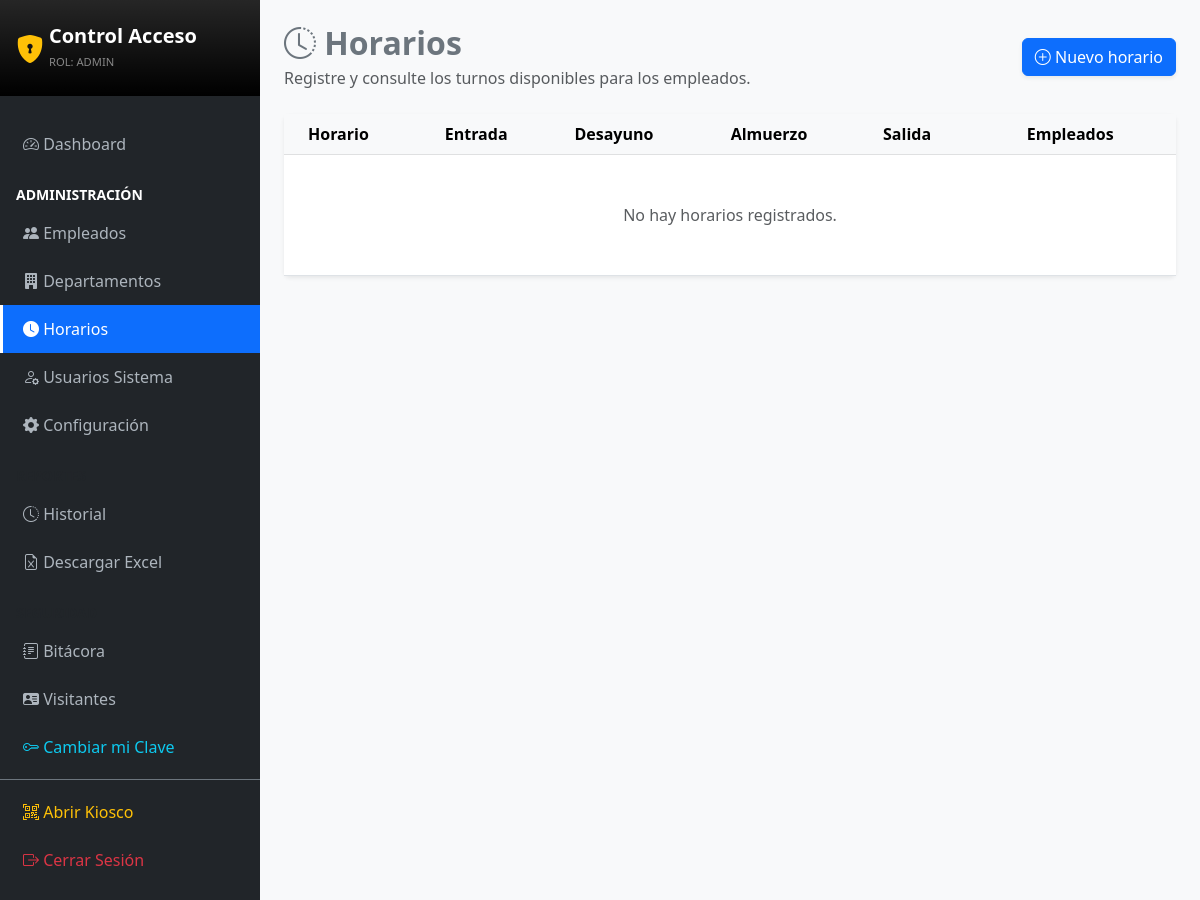
Before: /?c=Schedule (signed in) with the older database file.
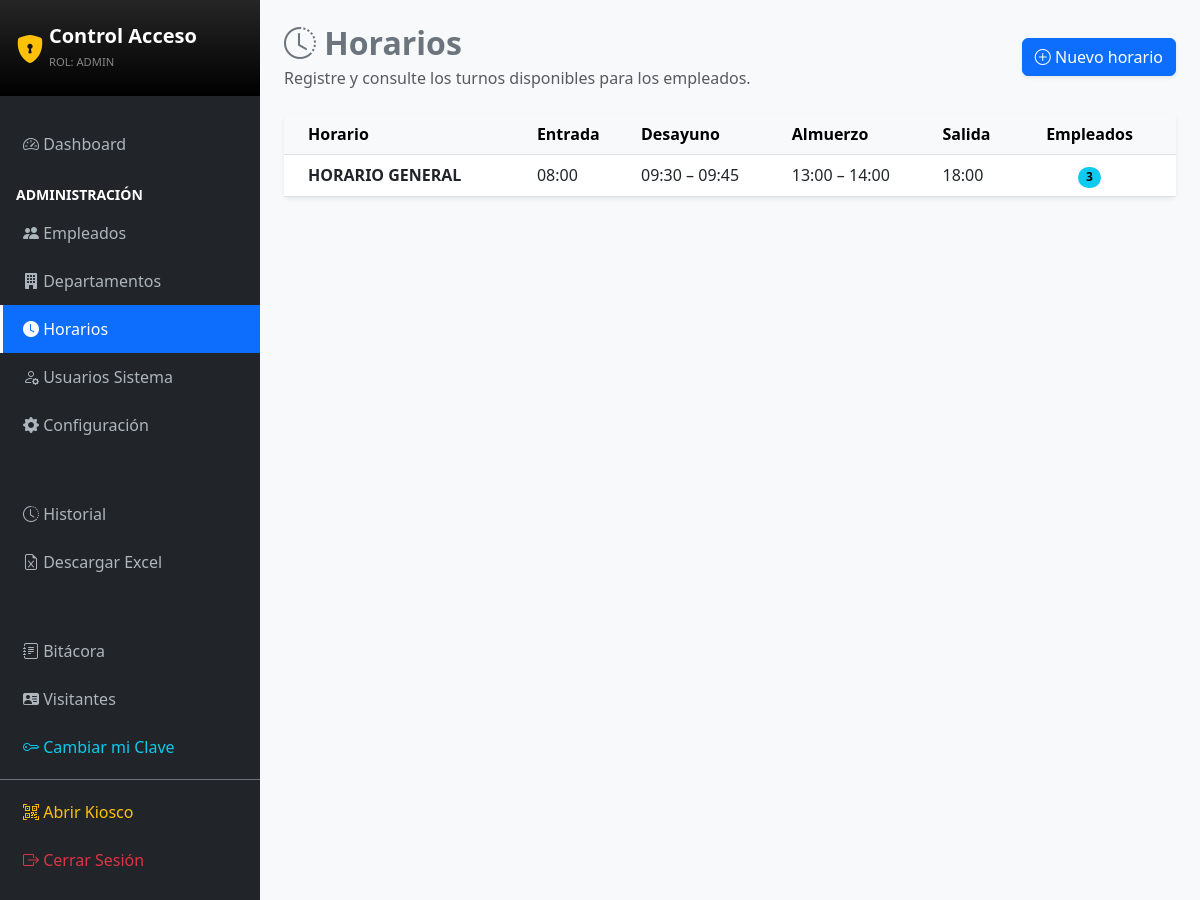
After: the same page with the newer database file.
### tables this page shows
CREATE TABLE IF NOT EXISTS `schedules` (
  `id` int NOT NULL AUTO_INCREMENT,
  `name` varchar(100) NOT NULL,
  `entry_time` varchar(255) NOT NULL,
  `breakfast_time` varchar(255) DEFAULT NULL,
  `breakfast_return_time` varchar(255) DEFAULT NULL,
  `lunch_out_time` varchar(255) NOT NULL,
  `lunch_return_time` varchar(255) NOT NULL,
  `check_out_time` varchar(255) NOT NULL,
  `created_at` datetime DEFAULT CURRENT_TIMESTAMP,
  PRIMARY KEY (`id`),
  UNIQUE KEY `name` (`name`)
);

### app/controllers/ScheduleController.php (called while the page is built, shortened)
<?php
require_once '../app/config/db.php';
require_once '../app/models/Schedule.php';
class ScheduleController {
    private $db;
    private $scheduleModel;
    public function __construct() {
        $database = new Database();
        $this->db = $database->getConnection();
        $this->ensureOptionalBreakfastColumns();
        $this->scheduleModel = new Schedule($this->db);
    }
    private function ensureOptionalBreakfastColumns() {
        $returnColumn = $this->db->query("SHOW COLUMNS FROM schedules LIKE 'breakfast_return_time'");
        $breakfastColumn = $this->db->query("SHOW COLUMNS FROM schedules LIKE 'breakfast_time'")->fetch(PDO::FETCH_ASSOC);
    }
    public function index() {
        $schedules = $this->scheduleModel->read();
        require_once '../app/views/schedules/index.php';
    }
}
?>

### app/config/db.php (called while the page is built, shortened)
<?php
class Database {
    private $host = "localhost";
    private $db_name = "control_acceso_db";
    private $username = "root";
    private $password = "";
    public function getConnection() {
        $this->conn = null;
        try {
            $this->conn = new PDO("mysql:host=" . $this->host . ";dbname=" . $this->db_name, $this->username, $this->password);
            $this->conn->exec("set names utf8");
            $offset = date("P");
            $this->conn->exec("SET time_zone='$offset';");
        } catch(PDOException $exception) {
            echo "Error de conexión: " . $exception->getMessage();
        }
        return $this->conn;
    }
}
?>

### app/models/Schedule.php (called while the page is built, shortened)
<?php
class Schedule {
    private $conn;
    public function __construct($db) {
        $this->conn = $db;
    }
    public function read() {
        $query = "SELECT s.*,
                         (SELECT COUNT(*) FROM employees e WHERE e.schedule_id = s.id) AS employee_count
                  FROM schedules s
                  ORDER BY s.name ASC";
        $stmt = $this->conn->query($query);
        return $stmt->fetchAll(PDO::FETCH_ASSOC);
    }
}
?>

### app/views/schedules/index.php (the view, shortened to what this page needs)
<!DOCTYPE html>
<html lang="es">
<head>
    <link href="https://cdn.jsdelivr.net/npm/bootstrap@5.3.0/dist/css/bootstrap.min.css" rel="stylesheet">
    <link rel="stylesheet" href="https://cdn.jsdelivr.net/npm/bootstrap-icons@1.10.0/font/bootstrap-icons.css">
</head>
<body class="bg-light">
<div class="d-flex">
    <?php require_once '../app/views/layouts/sidebar.php'; ?>
    <main class="flex-grow-1 p-4" style="height: 100vh; overflow-y: auto;">
        <div class="d-flex flex-wrap justify-content-between align-items-center gap-3 mb-4">
            <div>
                <h2 class="fw-bold text-secondary mb-1"><i class="bi bi-clock-history"></i> Horarios</h2>
                <p class="text-muted mb-0">Registre y consulte los turnos disponibles para los empleados.</p>
            </div>
            <button class="btn btn-primary shadow-sm" data-bs-toggle="modal" data-bs-target="#newScheduleModal">
                <i class="bi bi-plus-circle"></i> Nuevo horario
            </button>
        </div>
        <div class="card shadow-sm border-0">
            <div class="card-body p-0">
                <div class="table-responsive">
                    <table class="table table-hover align-middle mb-0">
                        <thead class="table-light">
                            <tr><th class="ps-4">Horario</th><th>Entrada</th><th>Desayuno</th><th>Almuerzo</th><th>Salida</th><th class="text-center pe-4">Empleados</th></tr>
                        </thead>
                        <tbody>
                        <?php if (!empty($schedules)): ?>
                            <?php foreach ($schedules as $schedule): ?>
                                <tr>
                                    <td class="ps-4 fw-bold"><?php echo htmlspecialchars($schedule['name']); ?></td>
                                    <td><?php echo htmlspecialchars($schedule['entry_time']); ?></td>
                                    <td>
                                        <?php if (!empty($schedule['breakfast_time']) || !empty($schedule['breakfast_return_time'])): ?>
                                            <?php echo htmlspecialchars($schedule['breakfast_time'] ?: '—'); ?> – <?php echo htmlspecialchars($schedule['breakfast_return_time'] ?: '—'); ?>
                                        <?php else: ?><span class="badge text-bg-secondary">No aplica</span><?php endif; ?>
                                    </td>
                                    <td><?php echo htmlspecialchars($schedule['lunch_out_time']); ?> – <?php echo htmlspecialchars($schedule['lunch_return_time']); ?></td>
                                    <td><?php echo htmlspecialchars($schedule['check_out_time']); ?></td>
                                    <td class="text-center pe-4"><span class="badge rounded-pill text-bg-info"><?php echo (int)$schedule['employee_count']; ?></span></td>
                                </tr>
                            <?php endforeach; ?>
                        <?php else: ?>
                            <tr><td colspan="6" class="text-center p-5 text-muted">No hay horarios registrados.</td></tr>
                        <?php endif; ?>
                        </tbody>
                    </table>
                </div>
            </div>
        </div>
    </main>
</div>
</body>
</html>

### public/index.php (shortened to what this page needs)
<?php
require_once '../app/config/db.php';
$controller = isset($_GET['c']) ? $_GET['c'] : 'Dashboard';
$action = isset($_GET['a']) ? $_GET['a'] : 'index';
$controllerName = ucfirst($controller) . 'Controller';
$controllerFile = '../app/controllers/' . $controllerName . '.php';
if (file_exists($controllerFile)) {
    if (class_exists($controllerName)) {
        $controllerObject = new $controllerName();
        if (method_exists($controllerObject, $action)) {
            $controllerObject->$action();
        } else {
            echo "Error: La acción '$action' no existe en el controlador '$controllerName'.";
        }
    } else {
        echo "Error: La clase '$controllerName' no se encontró.";
    }
} else {
    header("Location: ?c=Auth&a=login");
    exit;
}
?>

### app/views/layouts/sidebar.php (shortened to what this page needs)
<?php
$c = isset($_GET['c']) ? $_GET['c'] : 'Dashboard';
$a = isset($_GET['a']) ? $_GET['a'] : 'index';
function renderMenu($c, $a) {
?>
    <ul class="list-unstyled">
        <li>
            <a href="?c=Dashboard" class="<?php echo ($c=='Dashboard') ? 'active' : ''; ?>">
                <i class="bi bi-speedometer2"></i> Dashboard
            </a>
        </li>
        <?php if(isset($_SESSION['role']) && $_SESSION['role'] == 'admin'): ?>
            <li class="text small fw-bold px-3 mt-3 mb-1">ADMINISTRACIÓN</li>
            <li>
                <a href="?c=Employee" class="<?php echo ($c=='Employee') ? 'active' : ''; ?>">
                    <i class="bi bi-people-fill"></i> Empleados
                </a>
            </li>
            <li>
                <a href="?c=Department" class="<?php echo ($c=='Department') ? 'active' : ''; ?>">
                    <i class="bi bi-building-fill"></i> Departamentos
                </a>
            </li>
            <li>
                <a href="?c=Schedule" class="<?php echo ($c=='Schedule') ? 'active' : ''; ?>">
                    <i class="bi bi-clock-fill"></i> Horarios
                </a>
            </li>
            <li>
                <a href="?c=User" class="<?php echo ($c=='User') ? 'active' : ''; ?>">
                    <i class="bi bi-person-gear"></i> Usuarios Sistema
                </a>
            </li>
            <li>
                <a href="?c=Setting" class="<?php echo ($c=='Setting') ? 'active' : ''; ?>">
                    <i class="bi bi-gear-fill"></i> Configuración
                </a>
            </li>
            <li class="text-muted small fw-bold px-3 mt-3 mb-1">REPORTES</li>
            <li>
                <a href="?c=Report&a=history" class="<?php echo ($a=='history') ? 'active' : ''; ?>">
                    <i class="bi bi-clock-history"></i> Historial
                </a>
            </li>
            <li>
                <a href="?c=Report" class="<?php echo ($c=='Report' && $a!='history') ? 'active' : ''; ?>">
                    <i class="bi bi-file-earmark-excel"></i> Descargar Excel
                </a>
            </li>
        <?php endif; ?>
        <li class="text-muted small fw-bold px-3 mt-3 mb-1">SEGURIDAD</li>
        <li>
            <a href="?c=Incident" class="<?php echo ($c=='Incident') ? 'active' : ''; ?>">
                <i class="bi bi-journal-text"></i> Bitácora
            </a>
        </li>
        <li>
            <a href="?c=VisitorAdmin" class="<?php echo ($c=='VisitorAdmin') ? 'active' : ''; ?>">
                <i class="bi bi-person-vcard-fill"></i> Visitantes
            </a>
        </li>
        <li>
            <a href="#" data-bs-toggle="modal" data-bs-target="#sysPassModal" class="text-info">
                <i class="bi bi-key"></i> Cambiar mi Clave
            </a>
        </li>
        <li class="mt-2 border-top border-secondary pt-2">
            <a href="?c=Attendance" target="_blank" class="text-warning">
                <i class="bi bi-qr-code-scan"></i> Abrir Kiosco
            </a>
        </li>
        <li>
            <a href="?c=Auth&a=logout" class="text-danger">
                <i class="bi bi-box-arrow-right"></i> Cerrar Sesión
            </a>
        </li>
    </ul>
<?php
}
?>
<div class="sidebar d-none d-md-block" style="width: 260px; min-height: 100vh; background-color: #212529; color: white;">
    <div class="py-4 px-3 mb-4 bg-black bg-gradient d-flex align-items-center">
        <i class="bi bi-shield-lock-fill fs-3 me-2 text-warning"></i>
        <div>
            <h5 class="m-0 fw-bold">Control Acceso</h5>
            <small class="text-white-50 text-uppercase" style="font-size: 0.7rem;">
                Rol: <?php echo isset($_SESSION['role']) ? $_SESSION['role'] : 'Invitado'; ?>
            </small>
        </div>
    </div>
    <?php renderMenu($c, $a); ?>
</div>

### app/views/schedules/index.php (style rules this page uses)
.sidebar { min-height: 100vh; background-color: #212529; color: white; }
.sidebar a { color: #adb5bd; text-decoration: none; padding: 12px 20px; display: block; border-left: 3px solid transparent; transition: 0.3s; }
.sidebar a.active { background-color: #0d6efd; color: white; border-left-color: white; }
.sidebar i { width: 25px; }

Changed rows visible on the page:
added schedules: name "HORARIO GENERAL", entry_time "08:00", breakfast_time "09:30", breakfast_return_time "09:45", lunch_out_time "13:00", lunch_return_time "14:00", check_out_time "18:00", employee_count "3"
Other visible differences:
text no longer shown: "No hay horarios registrados."
